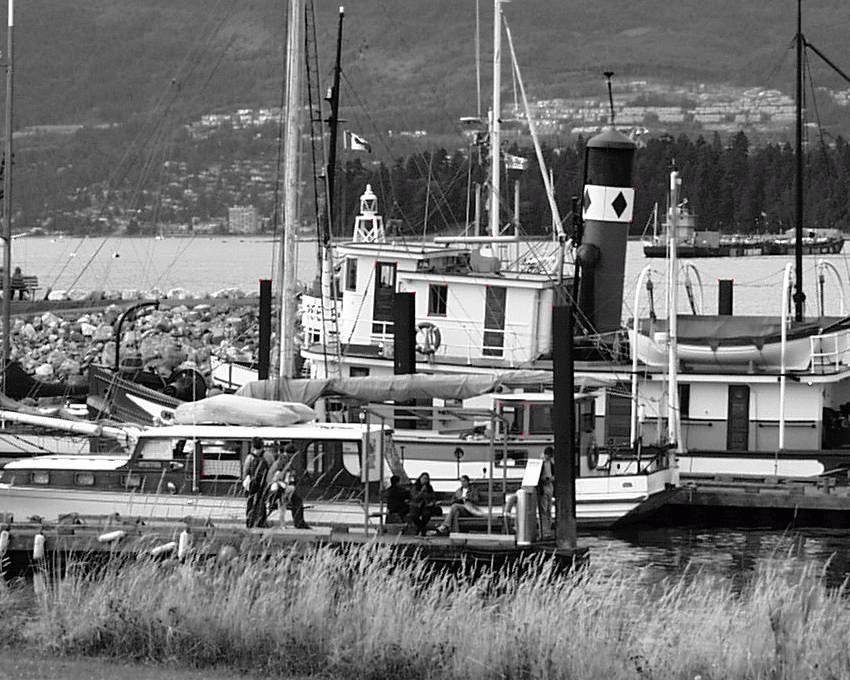
#> input picture 16s_rp/boat/img1+points.png, 850 x 680 px
$ jupyter execute --allow-errors RP_NGUYENMINH_Homework_20160414.ipynb   (shell and % lines are left out)
#> lines starting #> are read from the running program, lines starting #| are printed output that depends on the picture
## Robot Perception Homework

Minh Nguyen

Lecture date 14.04.2016

---

### Questions
1. **Is the normalization process applied to the homogeneous coordinates or just the (x, y) values?**
    - When moving the coordinates to the origin, for the homogeneous coordinates, the 1. will disappear anyway.
    Therefore, it only makes sense to apply the normalization to (x, y) only, then transform the result to homogeneous
    coordinates.
2. **Why is H the eigenvector corresponding to the smallest positive singular value of matrix A?**
    - I actually don't know
---

### Homework

1. **Reading - Chapter 4 MVG**


2. **Implement Algor 4.2**
    (normalized DLT)

[cell 1]
import scipy as sp
import numpy as np
from scipy.ndimage import imread
import matplotlib.pyplot as plt
from scipy.spatial.distance import euclidean

[cell 2]
# [74 lines left out: functions dlt_normalized, dlt, normalize, not called in this run]

def make_homog(x):
    return np.append(x, np.ones((len(x), 1)), axis=1)

[cell 3]
img1 = imread("boat/img1+points.png")
#> img1 is the input picture: shape (680, 850, 3); mean R, G, B 114.6, 114.5, 114.6
img2 = imread("boat/img2+points.png")
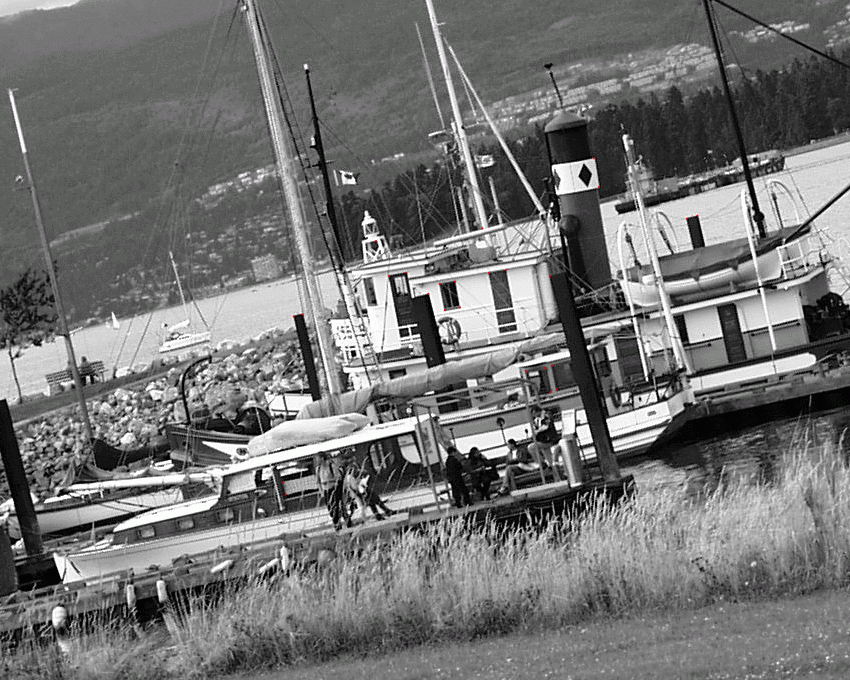
#> input picture 16s_rp/boat/img2+points.png, 850 x 680 px
#> img2 is the input picture: shape (680, 850, 3); mean R, G, B 115.4, 115.6, 115.4
#> (the rest of this cell did not finish here and is left out)

#> (a cell that did not finish here is left out)

[cell 5]
plt.figure(figsize=(20,10))
plt.subplot(1,2,1)
plt.imshow(img1, cmap='gray')
plt.subplot(1,2,2)
plt.imshow(img2, cmap='gray')
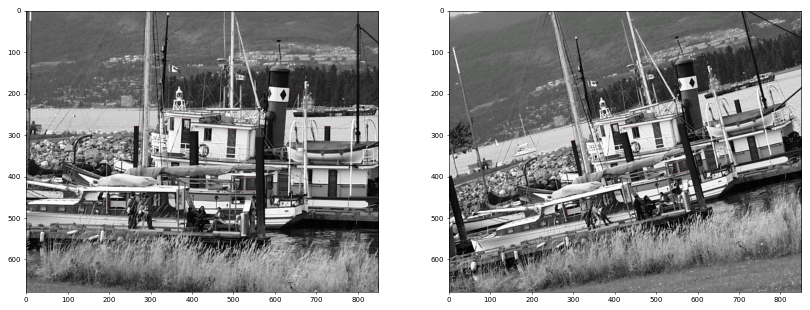
#> figure drawn by matplotlib, 2 panels
